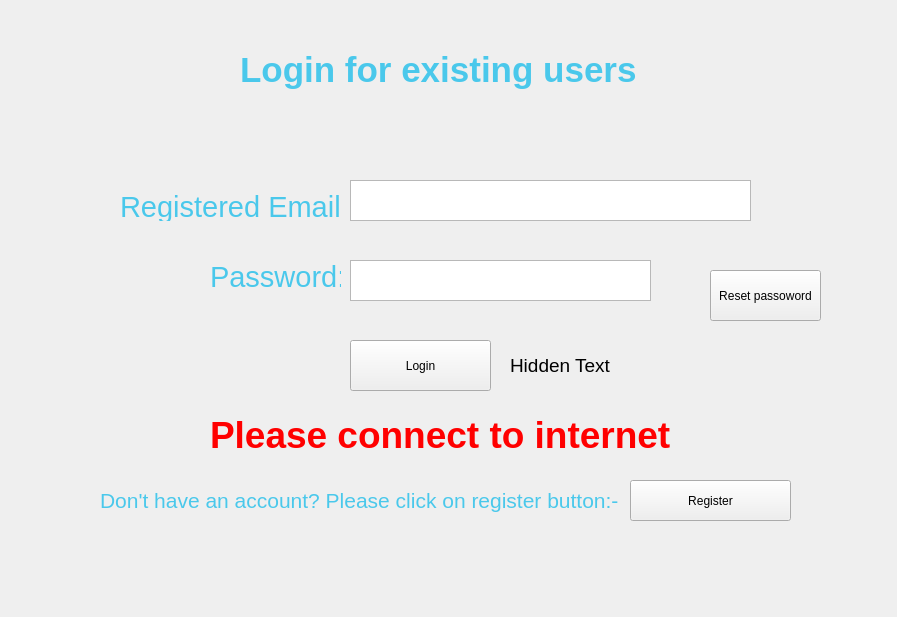
<?xml version="1.0" encoding="UTF-8"?>
<ui version="4.0">
 <class>Form</class>
 <widget class="QWidget" name="Form">
  <property name="geometry">
   <rect>
    <x>0</x>
    <y>0</y>
    <width>897</width>
    <height>617</height>
   </rect>
  </property>
  <property name="windowTitle">
   <string>Form</string>
  </property>
  <widget class="QLabel" name="Background_label">
   <property name="geometry">
    <rect>
     <x>0</x>
     <y>-20</y>
     <width>941</width>
     <height>681</height>
    </rect>
   </property>
   <property name="text">
    <string/>
   </property>
   <property name="pixmap">
    <pixmap>friday_gui_assets/login form.jpg</pixmap>
   </property>
  </widget>
  <widget class="QLabel" name="Email_label">
   <property name="geometry">
    <rect>
     <x>120</x>
     <y>190</y>
     <width>221</width>
     <height>31</height>
    </rect>
   </property>
   <property name="text">
    <string>&lt;html&gt;&lt;head/&gt;&lt;body&gt;&lt;p&gt;&lt;span style=&quot; font-size:22pt; color:#4ac8eb;&quot;&gt;Registered Email:&lt;/span&gt;&lt;/p&gt;&lt;/body&gt;&lt;/html&gt;</string>
   </property>
  </widget>
  <widget class="QLabel" name="Password_label">
   <property name="geometry">
    <rect>
     <x>210</x>
     <y>260</y>
     <width>131</width>
     <height>31</height>
    </rect>
   </property>
   <property name="text">
    <string>&lt;html&gt;&lt;head/&gt;&lt;body&gt;&lt;p&gt;&lt;span style=&quot; font-size:22pt; color:#4ac8eb;&quot;&gt;Password:&lt;/span&gt;&lt;/p&gt;&lt;/body&gt;&lt;/html&gt;</string>
   </property>
  </widget>
  <widget class="QTextEdit" name="Email_input">
   <property name="geometry">
    <rect>
     <x>350</x>
     <y>180</y>
     <width>401</width>
     <height>41</height>
    </rect>
   </property>
  </widget>
  <widget class="QTextEdit" name="Password_input">
   <property name="geometry">
    <rect>
     <x>350</x>
     <y>260</y>
     <width>301</width>
     <height>41</height>
    </rect>
   </property>
  </widget>
  <widget class="QPushButton" name="Login_button">
   <property name="geometry">
    <rect>
     <x>350</x>
     <y>340</y>
     <width>141</width>
     <height>51</height>
    </rect>
   </property>
   <property name="text">
    <string>Login</string>
   </property>
   <property name="iconSize">
    <size>
     <width>20</width>
     <height>20</height>
    </size>
   </property>
  </widget>
  <widget class="QLabel" name="Heading_label">
   <property name="geometry">
    <rect>
     <x>240</x>
     <y>10</y>
     <width>421</width>
     <height>121</height>
    </rect>
   </property>
   <property name="text">
    <string>&lt;html&gt;&lt;head/&gt;&lt;body&gt;&lt;p&gt;&lt;span style=&quot; font-size:26pt; font-weight:600; color:#4ac8eb;&quot;&gt;Login for existing users&lt;/span&gt;&lt;/p&gt;&lt;/body&gt;&lt;/html&gt;</string>
   </property>
  </widget>
  <widget class="QLabel" name="Register_label">
   <property name="geometry">
    <rect>
     <x>100</x>
     <y>480</y>
     <width>521</width>
     <height>41</height>
    </rect>
   </property>
   <property name="text">
    <string>&lt;html&gt;&lt;head/&gt;&lt;body&gt;&lt;p&gt;&lt;span style=&quot; font-size:16pt; color:#4ac8eb;&quot;&gt;Don't have an account? Please click on register button:-&lt;/span&gt;&lt;/p&gt;&lt;/body&gt;&lt;/html&gt;</string>
   </property>
  </widget>
  <widget class="QPushButton" name="Register_button">
   <property name="geometry">
    <rect>
     <x>630</x>
     <y>480</y>
     <width>161</width>
     <height>41</height>
    </rect>
   </property>
   <property name="text">
    <string>Register</string>
   </property>
   <property name="iconSize">
    <size>
     <width>20</width>
     <height>20</height>
    </size>
   </property>
  </widget>
  <widget class="QPushButton" name="Reset_password_button">
   <property name="geometry">
    <rect>
     <x>710</x>
     <y>270</y>
     <width>111</width>
     <height>51</height>
    </rect>
   </property>
   <property name="text">
    <string>Reset passoword</string>
   </property>
   <property name="iconSize">
    <size>
     <width>20</width>
     <height>20</height>
    </size>
   </property>
  </widget>
  <widget class="QLabel" name="Hidden_label">
   <property name="geometry">
    <rect>
     <x>510</x>
     <y>330</y>
     <width>371</width>
     <height>71</height>
    </rect>
   </property>
   <property name="text">
    <string>&lt;html&gt;&lt;head/&gt;&lt;body&gt;&lt;p&gt;&lt;span style=&quot; font-size:14pt;&quot;&gt;Hidden Text&lt;/span&gt;&lt;/p&gt;&lt;/body&gt;&lt;/html&gt;</string>
   </property>
  </widget>
  <widget class="QLabel" name="internet">
   <property name="geometry">
    <rect>
     <x>210</x>
     <y>410</y>
     <width>511</width>
     <height>51</height>
    </rect>
   </property>
   <property name="text">
    <string>&lt;html&gt;&lt;head/&gt;&lt;body&gt;&lt;p&gt;&lt;span style=&quot; font-size:28pt; font-weight:600; color:#ff0000;&quot;&gt;Please connect to internet&lt;/span&gt;&lt;/p&gt;&lt;/body&gt;&lt;/html&gt;</string>
   </property>
  </widget>
  <zorder>Reset_password_button</zorder>
  <zorder>Background_label</zorder>
  <zorder>Email_label</zorder>
  <zorder>Password_label</zorder>
  <zorder>Email_input</zorder>
  <zorder>Password_input</zorder>
  <zorder>Login_button</zorder>
  <zorder>Heading_label</zorder>
  <zorder>Register_label</zorder>
  <zorder>Register_button</zorder>
  <zorder>Hidden_label</zorder>
  <zorder>internet</zorder>
 </widget>
 <resources/>
 <connections/>
</ui>
